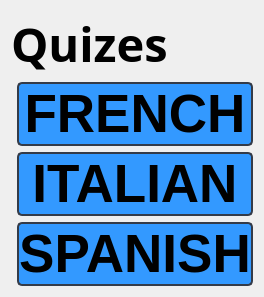
                  <widget class="QWidget" name="page_quizes">
                   <layout class="QFormLayout" name="formLayout_23">
                    <item row="0" column="0" colspan="2">
                     <widget class="QLabel" name="label_28">
                      <property name="maximumSize">
                       <size>
                        <width>16777215</width>
                        <height>100</height>
                       </size>
                      </property>
                      <property name="font">
                       <font>
                        <family>Miriam</family>
                        <pointsize>35</pointsize>
                        <weight>75</weight>
                        <bold>true</bold>
                       </font>
                      </property>
                      <property name="text">
                       <string>Quizes</string>
                      </property>
                     </widget>
                    </item>
                    <item row="1" column="1">
                     <widget class="QPushButton" name="QuizButton_French">
                      <property name="font">
                       <font>
                        <pointsize>40</pointsize>
                        <weight>75</weight>
                        <bold>true</bold>
                       </font>
                      </property>
                      <property name="styleSheet">
                       <string notr="true">QPushButton {
	border: 2px solid rgb(52, 59, 72);
	border-radius: 5px;	
	 background: #3399ff;
}
QPushButton:hover {
	background-color: #2b82d9;
	border: 2px solid rgb(61, 70, 86);
}
QPushButton:pressed {	
	background-color: rgb(35, 40, 49);
	border: 2px solid rgb(43, 50, 61);
}</string>
                      </property>
                      <property name="text">
                       <string>FRENCH</string>
                      </property>
                     </widget>
                    </item>
                    <item row="2" column="1">
                     <widget class="QPushButton" name="QuizButton_Italian">
                      <property name="font">
                       <font>
                        <pointsize>40</pointsize>
                        <weight>75</weight>
                        <bold>true</bold>
                       </font>
                      </property>
                      <property name="styleSheet">
                       <string notr="true">QPushButton {
	border: 2px solid rgb(52, 59, 72);
	border-radius: 5px;	
	 background: #3399ff;
}
QPushButton:hover {
	background-color: #2b82d9;
	border: 2px solid rgb(61, 70, 86);
}
QPushButton:pressed {	
	background-color: rgb(35, 40, 49);
	border: 2px solid rgb(43, 50, 61);
}</string>
                      </property>
                      <property name="text">
                       <string>ITALIAN</string>
                      </property>
                     </widget>
                    </item>
                    <item row="3" column="1">
                     <widget class="QPushButton" name="QuizButton_Spanish">
                      <property name="font">
                       <font>
                        <pointsize>40</pointsize>
                        <weight>75</weight>
                        <bold>true</bold>
                       </font>
                      </property>
                      <property name="styleSheet">
                       <string notr="true">QPushButton {
	border: 2px solid rgb(52, 59, 72);
	border-radius: 5px;	
	 background: #3399ff;
}
QPushButton:hover {
	background-color: #2b82d9;
	border: 2px solid rgb(61, 70, 86);
}
QPushButton:pressed {	
	background-color: rgb(35, 40, 49);
	border: 2px solid rgb(43, 50, 61);
}</string>
                      </property>
                      <property name="text">
                       <string>SPANISH</string>
                      </property>
                     </widget>
                    </item>
                   </layout>
                  </widget>
